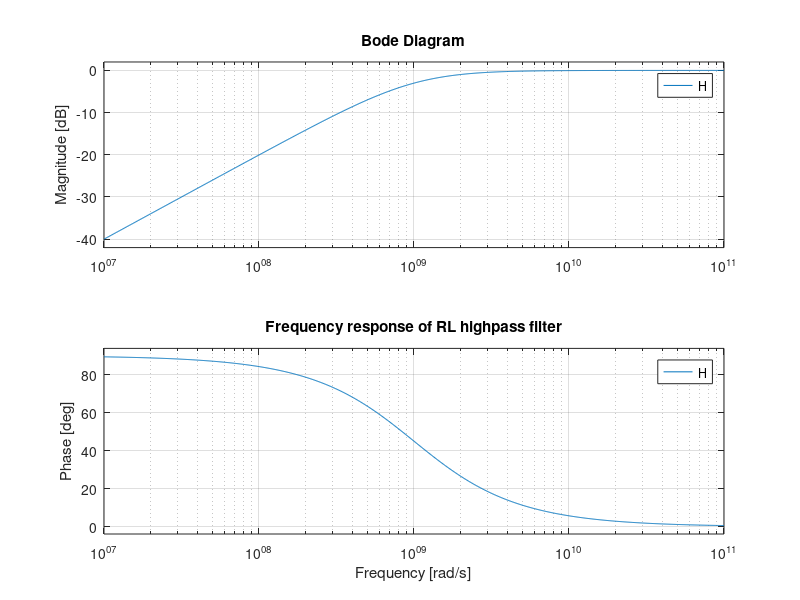

The MATLAB source for this figure:
%author: Muhtasim Redwan
%id: 22024002
%date: 17-09-2024

% Define the values of R and L
R = 1e3;
L = 1e-6;

% Define transfer function
H = tf([L 0], [L R]);

% plot frequency response
bode(H);
title("Frequency response of RL highpass filter");
grid on;